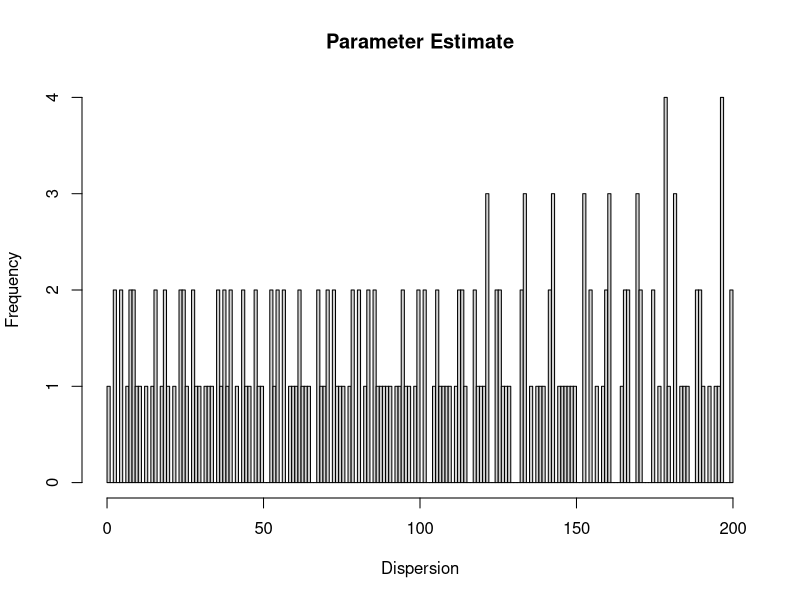

The R script that drew this image:
#setwd("~/Desktop/thesis/Thesis") # Laptop

data <- read.table("data.txt",header = FALSE)

Dispersion <- matrix(data = NA, nrow = dim(data)[1], ncol = dim(data)[2])

for (i in 1:dim(data)[2]) {
  Dispersion[,i] <- c(as.numeric(data[[i]]))
}

hist(Dispersion, breaks = 200, main = "Parameter Estimate")
